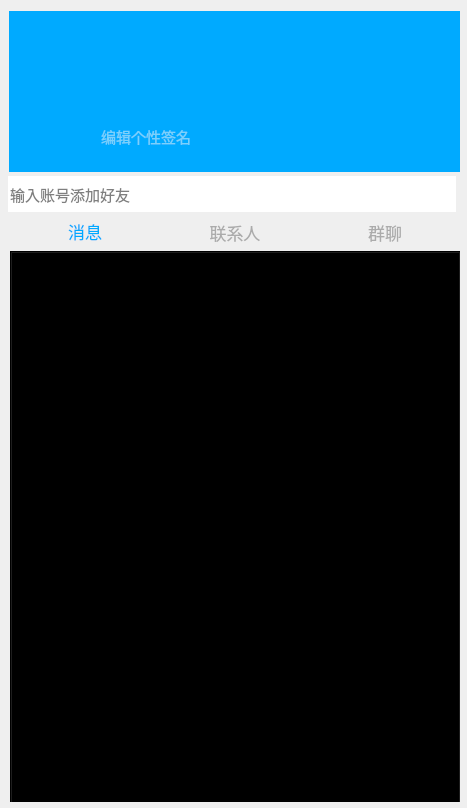
<?xml version="1.0" encoding="UTF-8"?>
<ui version="4.0">
 <class>mainWidget</class>
 <widget class="QWidget" name="mainWidget">
  <property name="geometry">
   <rect>
    <x>0</x>
    <y>0</y>
    <width>467</width>
    <height>808</height>
   </rect>
  </property>
  <property name="minimumSize">
   <size>
    <width>0</width>
    <height>0</height>
   </size>
  </property>
  <property name="maximumSize">
   <size>
    <width>10000</width>
    <height>16777215</height>
   </size>
  </property>
  <property name="palette">
   <palette>
    <active/>
    <inactive/>
    <disabled/>
   </palette>
  </property>
  <property name="windowTitle">
   <string>Form</string>
  </property>
  <property name="styleSheet">
   <string notr="true">
QLabel#label_top{
background-color:rgb(0, 170, 255)
}
QPushButton#btn_min{
	border:none;
	image: url(:/res/zuixiaohua.png);
}
QPushButton#btn_add{
	border:none;
	image: url(:/res/search.png);
}
QLabel#label_title{
	border:none;
}
QPushButton#btn_close{
	border:none;
}
QPushButton#btn_min:hover{
	background-color: rgba(190 ,190 ,190 ,100);
	
}
QPushButton#btn_close:hover{
	background-color: rgb(255, 0, 0)
}
QPushButton#btn_more{
	border:none;
	
	image: url(:/res/more.png);
}
QPushButton#btn_more:hover{
	background-color: rgba(190 ,190 ,190 ,100);
}
QLineEdit#lineEdit_bardian{
	border:none;
	background-color: rgba(255, 255, 255,0);	
	font:200 15px ;
	color: rgb(247, 247, 247);
}
QLineEdit#lineEdit_add{
	border:none;	
	font:200 15px ;
}
QTabBar::tab{height:40}
QTabBar::tab{width:150}
QTabWidget#tabWidget QTabBar::tab{
	font:200 17px;
	color: rgb(171, 171, 171);
	background-color:transparent;
}
QTabWidget#tabWidget QTabBar::tab::hover{
	font:200 17px;
	color: rgb(47, 47, 47);
}
QTabWidget#tabWidget QTabBar::tab:selected{
	color: rgb(0, 170, 255);
}
.QTabWidget#tabWidget {
	border:none;
	background-color:transparent;
}</string>
  </property>
  <widget class="QWidget" name="widget" native="true">
   <property name="geometry">
    <rect>
     <x>4</x>
     <y>1</y>
     <width>461</width>
     <height>801</height>
    </rect>
   </property>
   <property name="minimumSize">
    <size>
     <width>0</width>
     <height>0</height>
    </size>
   </property>
   <property name="maximumSize">
    <size>
     <width>1000</width>
     <height>1000</height>
    </size>
   </property>
   <property name="styleSheet">
    <string notr="true"/>
   </property>
   <widget class="QTabWidget" name="tabWidget">
    <property name="geometry">
     <rect>
      <x>6</x>
      <y>210</y>
      <width>451</width>
      <height>598</height>
     </rect>
    </property>
    <property name="minimumSize">
     <size>
      <width>360</width>
      <height>500</height>
     </size>
    </property>
    <property name="maximumSize">
     <size>
      <width>1000</width>
      <height>1000</height>
     </size>
    </property>
    <property name="palette">
     <palette>
      <active>
       <colorrole role="Button">
        <brush brushstyle="SolidPattern">
         <color alpha="0">
          <red>0</red>
          <green>0</green>
          <blue>0</blue>
         </color>
        </brush>
       </colorrole>
       <colorrole role="Base">
        <brush brushstyle="SolidPattern">
         <color alpha="0">
          <red>0</red>
          <green>0</green>
          <blue>0</blue>
         </color>
        </brush>
       </colorrole>
       <colorrole role="Window">
        <brush brushstyle="SolidPattern">
         <color alpha="0">
          <red>0</red>
          <green>0</green>
          <blue>0</blue>
         </color>
        </brush>
       </colorrole>
      </active>
      <inactive>
       <colorrole role="Button">
        <brush brushstyle="SolidPattern">
         <color alpha="0">
          <red>0</red>
          <green>0</green>
          <blue>0</blue>
         </color>
        </brush>
       </colorrole>
       <colorrole role="Base">
        <brush brushstyle="SolidPattern">
         <color alpha="0">
          <red>0</red>
          <green>0</green>
          <blue>0</blue>
         </color>
        </brush>
       </colorrole>
       <colorrole role="Window">
        <brush brushstyle="SolidPattern">
         <color alpha="0">
          <red>0</red>
          <green>0</green>
          <blue>0</blue>
         </color>
        </brush>
       </colorrole>
      </inactive>
      <disabled>
       <colorrole role="Button">
        <brush brushstyle="SolidPattern">
         <color alpha="0">
          <red>0</red>
          <green>0</green>
          <blue>0</blue>
         </color>
        </brush>
       </colorrole>
       <colorrole role="Base">
        <brush brushstyle="SolidPattern">
         <color alpha="0">
          <red>0</red>
          <green>0</green>
          <blue>0</blue>
         </color>
        </brush>
       </colorrole>
       <colorrole role="Window">
        <brush brushstyle="SolidPattern">
         <color alpha="0">
          <red>0</red>
          <green>0</green>
          <blue>0</blue>
         </color>
        </brush>
       </colorrole>
      </disabled>
     </palette>
    </property>
    <property name="styleSheet">
     <string notr="true"/>
    </property>
    <property name="tabPosition">
     <enum>QTabWidget::North</enum>
    </property>
    <property name="tabShape">
     <enum>QTabWidget::Rounded</enum>
    </property>
    <property name="currentIndex">
     <number>0</number>
    </property>
    <property name="movable">
     <bool>false</bool>
    </property>
    <widget class="QWidget" name="tab_1">
     <property name="minimumSize">
      <size>
       <width>451</width>
       <height>0</height>
      </size>
     </property>
     <property name="maximumSize">
      <size>
       <width>360</width>
       <height>16777215</height>
      </size>
     </property>
     <attribute name="title">
      <string>消息</string>
     </attribute>
     <layout class="QVBoxLayout" name="verticalLayout_4">
      <property name="spacing">
       <number>0</number>
      </property>
      <property name="leftMargin">
       <number>0</number>
      </property>
      <property name="topMargin">
       <number>0</number>
      </property>
      <property name="rightMargin">
       <number>0</number>
      </property>
      <property name="bottomMargin">
       <number>0</number>
      </property>
      <item>
       <widget class="QWidget" name="widget_7" native="true">
        <property name="maximumSize">
         <size>
          <width>451</width>
          <height>16777215</height>
         </size>
        </property>
       </widget>
      </item>
     </layout>
    </widget>
    <widget class="QWidget" name="tab_2">
     <property name="minimumSize">
      <size>
       <width>451</width>
       <height>0</height>
      </size>
     </property>
     <property name="maximumSize">
      <size>
       <width>360</width>
       <height>16777215</height>
      </size>
     </property>
     <attribute name="title">
      <string>联系人</string>
     </attribute>
     <widget class="QToolBox" name="toolBox_Person">
      <property name="geometry">
       <rect>
        <x>0</x>
        <y>0</y>
        <width>450</width>
        <height>551</height>
       </rect>
      </property>
      <property name="palette">
       <palette>
        <active>
         <colorrole role="Button">
          <brush brushstyle="SolidPattern">
           <color alpha="0">
            <red>0</red>
            <green>0</green>
            <blue>0</blue>
           </color>
          </brush>
         </colorrole>
         <colorrole role="Base">
          <brush brushstyle="SolidPattern">
           <color alpha="0">
            <red>0</red>
            <green>0</green>
            <blue>0</blue>
           </color>
          </brush>
         </colorrole>
         <colorrole role="Window">
          <brush brushstyle="SolidPattern">
           <color alpha="0">
            <red>0</red>
            <green>0</green>
            <blue>0</blue>
           </color>
          </brush>
         </colorrole>
        </active>
        <inactive>
         <colorrole role="Button">
          <brush brushstyle="SolidPattern">
           <color alpha="0">
            <red>0</red>
            <green>0</green>
            <blue>0</blue>
           </color>
          </brush>
         </colorrole>
         <colorrole role="Base">
          <brush brushstyle="SolidPattern">
           <color alpha="0">
            <red>0</red>
            <green>0</green>
            <blue>0</blue>
           </color>
          </brush>
         </colorrole>
         <colorrole role="Window">
          <brush brushstyle="SolidPattern">
           <color alpha="0">
            <red>0</red>
            <green>0</green>
            <blue>0</blue>
           </color>
          </brush>
         </colorrole>
        </inactive>
        <disabled>
         <colorrole role="Button">
          <brush brushstyle="SolidPattern">
           <color alpha="0">
            <red>0</red>
            <green>0</green>
            <blue>0</blue>
           </color>
          </brush>
         </colorrole>
         <colorrole role="Base">
          <brush brushstyle="SolidPattern">
           <color alpha="0">
            <red>0</red>
            <green>0</green>
            <blue>0</blue>
           </color>
          </brush>
         </colorrole>
         <colorrole role="Window">
          <brush brushstyle="SolidPattern">
           <color alpha="0">
            <red>0</red>
            <green>0</green>
            <blue>0</blue>
           </color>
          </brush>
         </colorrole>
        </disabled>
       </palette>
      </property>
      <property name="currentIndex">
       <number>0</number>
      </property>
      <property name="tabSpacing">
       <number>0</number>
      </property>
      <widget class="QWidget" name="page">
       <property name="geometry">
        <rect>
         <x>0</x>
         <y>0</y>
         <width>450</width>
         <height>470</height>
        </rect>
       </property>
       <attribute name="label">
        <string>好友</string>
       </attribute>
       <layout class="QVBoxLayout" name="verticalLayout">
        <item>
         <widget class="QWidget" name="widget_4" native="true"/>
        </item>
       </layout>
      </widget>
      <widget class="QWidget" name="page_2">
       <property name="geometry">
        <rect>
         <x>0</x>
         <y>0</y>
         <width>83</width>
         <height>32</height>
        </rect>
       </property>
       <attribute name="label">
        <string>朋友</string>
       </attribute>
       <layout class="QVBoxLayout" name="verticalLayout_2">
        <item>
         <widget class="QWidget" name="widget_5" native="true"/>
        </item>
       </layout>
      </widget>
      <widget class="QWidget" name="page_3">
       <property name="geometry">
        <rect>
         <x>0</x>
         <y>0</y>
         <width>83</width>
         <height>32</height>
        </rect>
       </property>
       <attribute name="label">
        <string>家人</string>
       </attribute>
       <layout class="QVBoxLayout" name="verticalLayout_3">
        <item>
         <widget class="QWidget" name="widget_6" native="true"/>
        </item>
       </layout>
      </widget>
     </widget>
    </widget>
    <widget class="QWidget" name="tab_3">
     <property name="minimumSize">
      <size>
       <width>451</width>
       <height>0</height>
      </size>
     </property>
     <property name="maximumSize">
      <size>
       <width>360</width>
       <height>16777215</height>
      </size>
     </property>
     <attribute name="title">
      <string>群聊</string>
     </attribute>
     <widget class="QToolBox" name="toolBox">
      <property name="geometry">
       <rect>
        <x>30</x>
        <y>70</y>
        <width>311</width>
        <height>241</height>
       </rect>
      </property>
      <property name="styleSheet">
       <string notr="true">QToolBox#toolBox QTab{
border:none;
color:white;
	background-color:rgba(0,0,0,0);
}</string>
      </property>
      <property name="currentIndex">
       <number>0</number>
      </property>
      <widget class="QWidget" name="page_4">
       <property name="geometry">
        <rect>
         <x>0</x>
         <y>0</y>
         <width>311</width>
         <height>173</height>
        </rect>
       </property>
       <attribute name="label">
        <string>Page 1</string>
       </attribute>
      </widget>
      <widget class="QWidget" name="page_5">
       <property name="geometry">
        <rect>
         <x>0</x>
         <y>0</y>
         <width>311</width>
         <height>173</height>
        </rect>
       </property>
       <attribute name="label">
        <string>Page 2</string>
       </attribute>
      </widget>
     </widget>
    </widget>
   </widget>
   <widget class="QWidget" name="widget_3" native="true">
    <property name="geometry">
     <rect>
      <x>5</x>
      <y>10</y>
      <width>451</width>
      <height>161</height>
     </rect>
    </property>
    <property name="minimumSize">
     <size>
      <width>360</width>
      <height>120</height>
     </size>
    </property>
    <widget class="QLabel" name="label_top">
     <property name="geometry">
      <rect>
       <x>0</x>
       <y>0</y>
       <width>451</width>
       <height>161</height>
      </rect>
     </property>
     <property name="minimumSize">
      <size>
       <width>360</width>
       <height>120</height>
      </size>
     </property>
     <property name="maximumSize">
      <size>
       <width>1000</width>
       <height>1000</height>
      </size>
     </property>
     <property name="text">
      <string/>
     </property>
    </widget>
    <widget class="QLabel" name="label_head">
     <property name="geometry">
      <rect>
       <x>0</x>
       <y>70</y>
       <width>81</width>
       <height>81</height>
      </rect>
     </property>
     <property name="text">
      <string/>
     </property>
     <property name="pixmap">
      <pixmap resource="res.qrc">:/res/head.png</pixmap>
     </property>
     <property name="scaledContents">
      <bool>true</bool>
     </property>
    </widget>
    <widget class="QLabel" name="label_title">
     <property name="geometry">
      <rect>
       <x>0</x>
       <y>0</y>
       <width>51</width>
       <height>41</height>
      </rect>
     </property>
     <property name="text">
      <string/>
     </property>
     <property name="pixmap">
      <pixmap resource="res.qrc">:/res/mainTitle.png</pixmap>
     </property>
     <property name="scaledContents">
      <bool>true</bool>
     </property>
    </widget>
    <widget class="QLabel" name="label_title_2">
     <property name="geometry">
      <rect>
       <x>360</x>
       <y>90</y>
       <width>71</width>
       <height>61</height>
      </rect>
     </property>
     <property name="text">
      <string/>
     </property>
     <property name="pixmap">
      <pixmap resource="res.qrc">:/res/weather.png</pixmap>
     </property>
     <property name="scaledContents">
      <bool>true</bool>
     </property>
    </widget>
    <widget class="QLabel" name="username">
     <property name="geometry">
      <rect>
       <x>100</x>
       <y>70</y>
       <width>211</width>
       <height>31</height>
      </rect>
     </property>
     <property name="text">
      <string/>
     </property>
    </widget>
    <widget class="QLineEdit" name="lineEdit_bardian">
     <property name="geometry">
      <rect>
       <x>90</x>
       <y>110</y>
       <width>311</width>
       <height>31</height>
      </rect>
     </property>
     <property name="placeholderText">
      <string>编辑个性签名</string>
     </property>
    </widget>
    <widget class="QLabel" name="link_state">
     <property name="geometry">
      <rect>
       <x>60</x>
       <y>130</y>
       <width>21</width>
       <height>19</height>
      </rect>
     </property>
     <property name="text">
      <string/>
     </property>
    </widget>
    <widget class="QPushButton" name="btn_more">
     <property name="geometry">
      <rect>
       <x>330</x>
       <y>-1</y>
       <width>41</width>
       <height>41</height>
      </rect>
     </property>
     <property name="minimumSize">
      <size>
       <width>30</width>
       <height>30</height>
      </size>
     </property>
     <property name="maximumSize">
      <size>
       <width>1000</width>
       <height>1000</height>
      </size>
     </property>
     <property name="text">
      <string/>
     </property>
    </widget>
    <widget class="QPushButton" name="btn_close">
     <property name="geometry">
      <rect>
       <x>410</x>
       <y>0</y>
       <width>40</width>
       <height>40</height>
      </rect>
     </property>
     <property name="minimumSize">
      <size>
       <width>40</width>
       <height>40</height>
      </size>
     </property>
     <property name="maximumSize">
      <size>
       <width>1000</width>
       <height>1000</height>
      </size>
     </property>
     <property name="text">
      <string/>
     </property>
     <property name="icon">
      <iconset resource="res.qrc">
       <normaloff>:/res/guanbi.png</normaloff>:/res/guanbi.png</iconset>
     </property>
     <property name="iconSize">
      <size>
       <width>30</width>
       <height>30</height>
      </size>
     </property>
    </widget>
    <widget class="QPushButton" name="btn_min">
     <property name="geometry">
      <rect>
       <x>380</x>
       <y>6</y>
       <width>25</width>
       <height>25</height>
      </rect>
     </property>
     <property name="minimumSize">
      <size>
       <width>25</width>
       <height>25</height>
      </size>
     </property>
     <property name="maximumSize">
      <size>
       <width>25</width>
       <height>25</height>
      </size>
     </property>
     <property name="text">
      <string/>
     </property>
     <property name="icon">
      <iconset resource="res.qrc">
       <normaloff>:/res/zuixiaohua.png</normaloff>:/res/zuixiaohua.png</iconset>
     </property>
     <property name="iconSize">
      <size>
       <width>30</width>
       <height>30</height>
      </size>
     </property>
    </widget>
   </widget>
   <widget class="QLineEdit" name="lineEdit_add">
    <property name="geometry">
     <rect>
      <x>4</x>
      <y>175</y>
      <width>448</width>
      <height>36</height>
     </rect>
    </property>
    <property name="minimumSize">
     <size>
      <width>448</width>
      <height>30</height>
     </size>
    </property>
    <property name="maximumSize">
     <size>
      <width>448</width>
      <height>16777215</height>
     </size>
    </property>
    <property name="placeholderText">
     <string>输入账号添加好友</string>
    </property>
   </widget>
   <widget class="QPushButton" name="btn_add">
    <property name="geometry">
     <rect>
      <x>420</x>
      <y>180</y>
      <width>30</width>
      <height>31</height>
     </rect>
    </property>
    <property name="text">
     <string/>
    </property>
   </widget>
  </widget>
 </widget>
 <resources>
  <include location="res.qrc"/>
 </resources>
 <connections/>
</ui>
